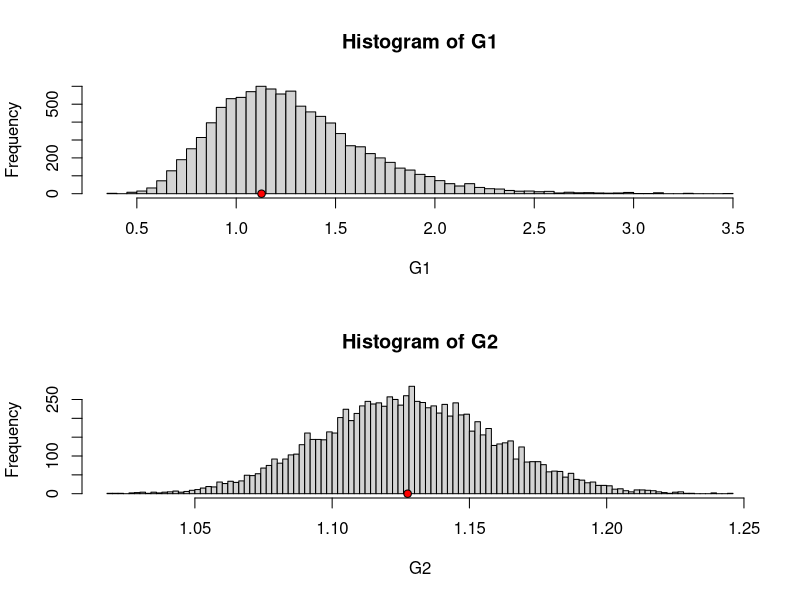
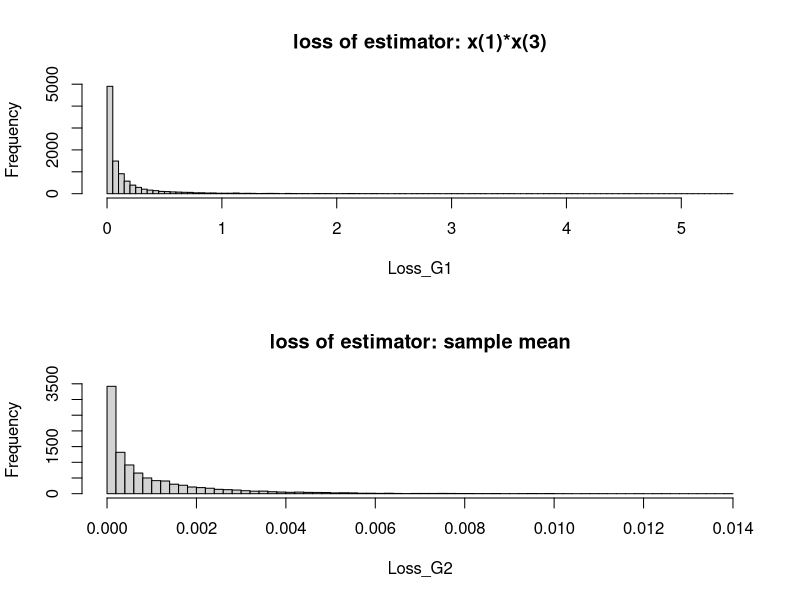
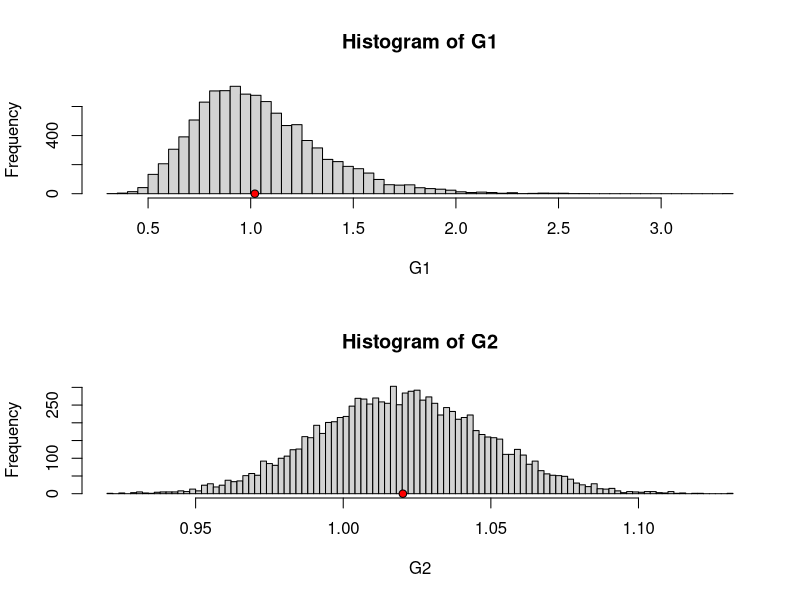
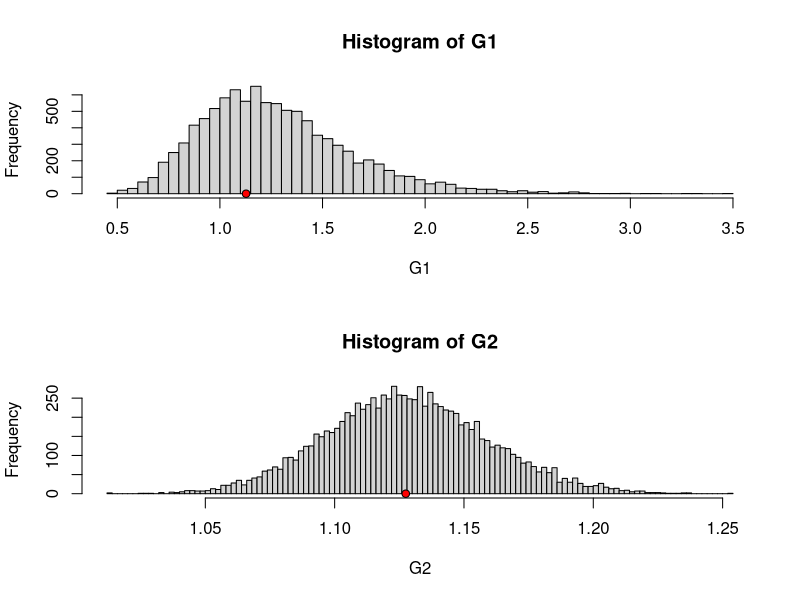
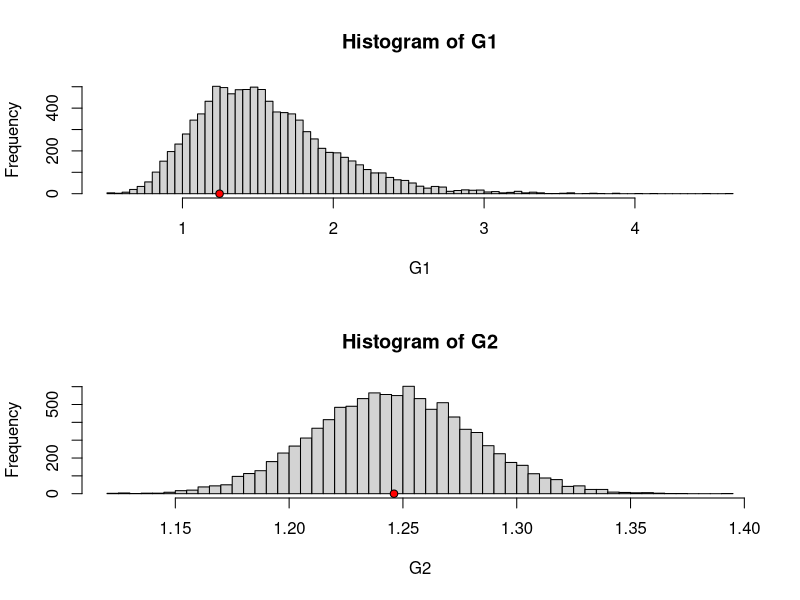
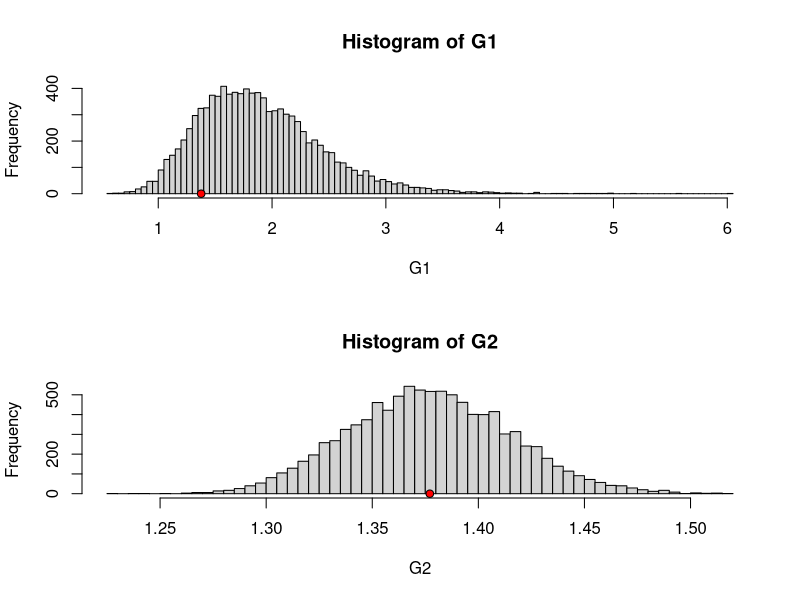
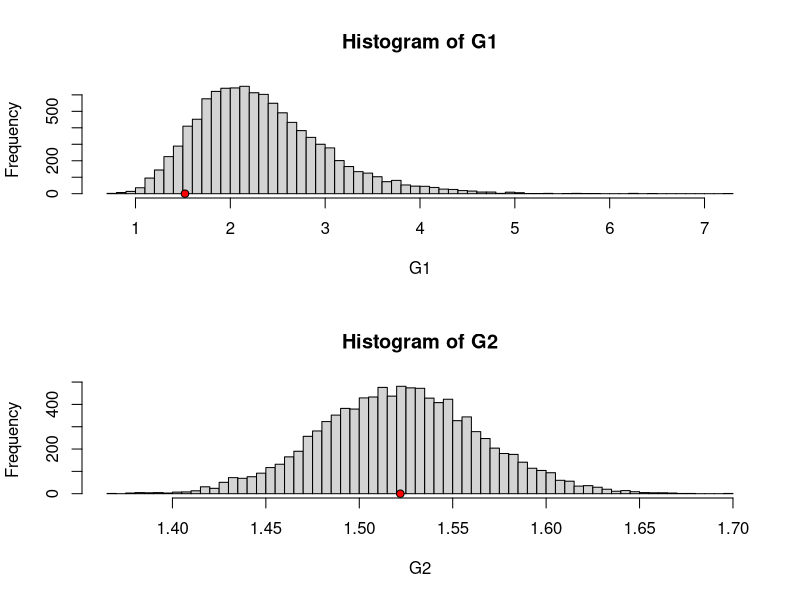
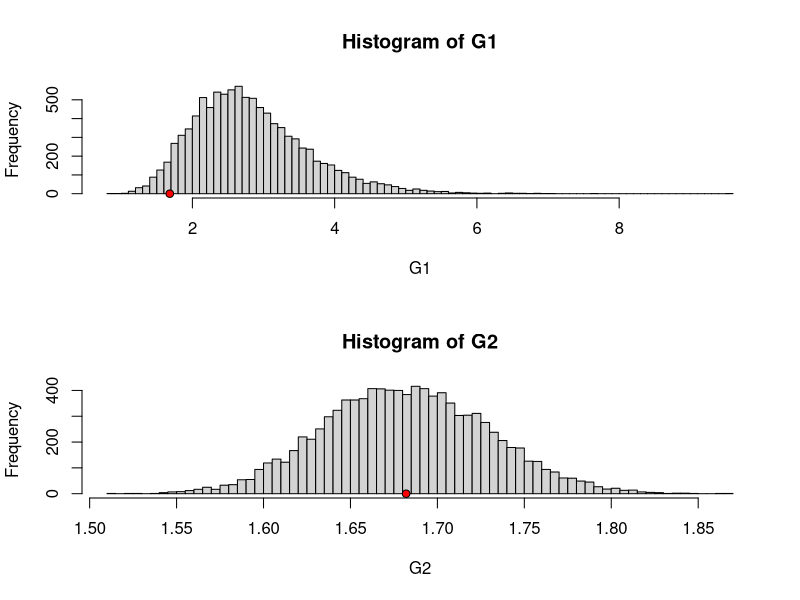

These charts were generated, in order, by the following R code:
#' This script script familiarizes the user with the evaluation of an estimator replicability, loss, error, bias 
#' and inefficiency, as described in A. Meucci, "Risk and Asset Allocation", Springer, 2005,  Chapter 4.
#'
#' @references
#' \url{http://symmys.com/node/170}
#' See Meucci's script for "S_EigenValueDispersion.R"
#'
#' @author Xavier Valls \email{flamejat@@gmail.com}

##################################################################################################################
### Inputs
T     = 52; # number of observations in time series
Mu    = 0.1;
Sigma = 0.2;
    
##################################################################################################################
### Plain vanilla estimation
# unknown functional of the distribution to be estimated, in this case the expected value
G_fX = exp( Mu + 0.5 * Sigma^2 );
print( G_fX );

i_T = matrix( rlnorm( T, Mu, Sigma ), 1, T);  # series generated by "nature": do not know the distribution

G_Hat_1 = function(X) X[ , 1 ] * X[ , 3 ]; # estimator of unknown functional G_1=x(1)*x(3)
G_Hat_2 = function(X) apply( X, 1, mean );  # estimator of unknown functional G_1=sample mean

G1 = G_Hat_1( i_T );
G2 = G_Hat_2( i_T );
print( G1 );
print( G2 );

##################################################################################################################
### Replicability vs. "luck"
# unknown functional of the distribution to be estimated, in this case the expected value
G_fX = exp( Mu + 0.5 * Sigma^2 );

nSim = 10000;
I_T = matrix( rlnorm( nSim * T, Mu, Sigma ), nSim, T); # randomize series generated by "nature" to check replicability

G1 = G_Hat_1( I_T ); # estimator of unknown functional G_1=x(1)*x(3)
G2 = G_Hat_2( I_T ); # estimator of unknown functional G_2=sample mean

Loss_G1 = (G1 - G_fX)^2;
Loss_G2 = (G2 - G_fX)^2;

Err_G1 = sqrt(mean(Loss_G1));
Err_G2 = sqrt(mean(Loss_G2));

Bias_G1 = abs(mean(G1) - G_fX);
Bias_G2 = abs(mean(G2) - G_fX);

Ineff_G1 = sd( G1 );
Ineff_G2 = sd( G2 );

##################################################################################################################
### printlay results
dev.new()
NumBins = round( 10 * log( nSim ) );
par( mfrow = c(2,1) );
hist(G1, NumBins);
points(G_fX, 0, pch = 21, bg = "red", main = "estimator: x(1)*x(3)");


hist(G2, NumBins);
points(G_fX, 0,  pch = 21, bg = "red", main = "estimator: sample mean" );



# loss
dev.new();
par( mfrow = c(2,1) );
hist(Loss_G1, NumBins,  main = "loss of estimator: x(1)*x(3)");

hist(Loss_G2, NumBins,  main = "loss of estimator: sample mean" );


##################################################################################################################
### Stress test replicability
Mus = seq( 0, 0.7, 0.1 );

Err_G1sq   = NULL;
Err_G2sq   = NULL;
Bias_G1sq  = NULL;
Bias_G2sq  = NULL;
Ineff_G1sq = NULL;
Ineff_G2sq = NULL;

for( j in 1 : length(Mus) )
{
    Mu = Mus[ j ];

    # unknown functional of the distribution to be estimated, in this case the expected value
    G_fX = exp( Mu + 0.5 * Sigma^2);
    I_T = matrix( rlnorm( nSim * T, Mu, Sigma ), nSim, T);  # randomize series generated by "nature" to check replicability

    G1 = G_Hat_1(I_T);        # estimator of unknown functional G_1=x(1)*x(3)
    G2 = G_Hat_2(I_T);        # estimator of unknown functional G_2=sample mean

    Loss_G1 = ( G1 - G_fX )^2;
    Loss_G2 = ( G2 - G_fX )^2;

    Err_G1   = sqrt(mean(Loss_G1));
    Err_G2   = sqrt(mean(Loss_G2));
    Err_G1sq = cbind( Err_G1sq, Err_G1^2 ); ##ok<*AGROW> #store results
    Err_G2sq = cbind( Err_G2sq, Err_G2^2 );

    Bias_G1   = abs( mean( G1 )- G_fX );
    Bias_G2   = abs( mean( G2 )- G_fX );
    Bias_G1sq = cbind( Bias_G1sq, Bias_G1^2 ); #store results
    Bias_G2sq = cbind( Bias_G2sq, Bias_G2^2 );

    Ineff_G1   = sd(G1);
    Ineff_G2   = sd(G2);
    Ineff_G1sq = cbind(Ineff_G1sq, Ineff_G1^2); #store results
    Ineff_G2sq = cbind(Ineff_G2sq, Ineff_G2^2);

    dev.new();
    NumBins = round(10*log(nSim));
    par( mfrow = c(2,1) );
    
    hist(G1, NumBins);
    points(G_fX, 0, pch = 21, bg = "red", main = "estimator: x(1)*x(3)");
    
    hist(G2, NumBins);
    points(G_fX, 0,  pch = 21, bg = "red", main = "estimator: sample mean" );

}

dev.new();
par( mfrow = c(2,1) );

b = barplot(Bias_G1sq + Ineff_G1sq, col = "red", main = "stress-test of estimator: x(1)*x(3)");
barplot( Ineff_G1sq, col="blue", add = TRUE);
lines( b, Err_G1sq);
legend( "topleft", 1.9, c( "bias^2", "ineff^2", "error^2" ), col = c( "red","blue", "black" ),
     lty=1, lwd=c(5,5,1),bg = "gray90" );


b=barplot( Bias_G2sq + Ineff_G2sq , col = "red", main = "stress-test of estimator sample mean");
barplot( Ineff_G2sq, col="blue", add = TRUE);
lines(b, Err_G2sq);
legend( "topleft", 1.9, c( "bias^2", "ineff^2", "error^2" ), col = c( "red","blue", "black" ),
     lty=1, lwd=c(5,5,1),bg = "gray90" );
